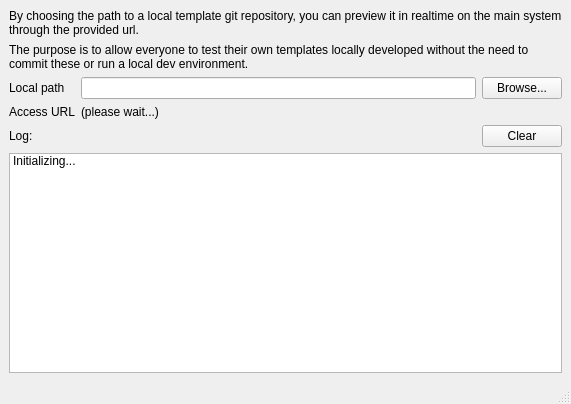
<?xml version="1.0" encoding="UTF-8"?>
<ui version="4.0">
 <class>MainWindow</class>
 <widget class="QMainWindow" name="MainWindow">
  <property name="geometry">
   <rect>
    <x>0</x>
    <y>0</y>
    <width>571</width>
    <height>404</height>
   </rect>
  </property>
  <property name="windowTitle">
   <string>TplPreview</string>
  </property>
  <widget class="QWidget" name="centralwidget">
   <layout class="QVBoxLayout" name="verticalLayout">
    <item>
     <widget class="QLabel" name="label_4">
      <property name="text">
       <string>By choosing the path to a local template git repository, you can preview it in realtime on the main system through the provided url.</string>
      </property>
      <property name="wordWrap">
       <bool>true</bool>
      </property>
     </widget>
    </item>
    <item>
     <widget class="QLabel" name="label_5">
      <property name="text">
       <string>The purpose is to allow everyone to test their own templates locally developed without the need to commit these or run a local dev environment.</string>
      </property>
      <property name="scaledContents">
       <bool>false</bool>
      </property>
      <property name="wordWrap">
       <bool>true</bool>
      </property>
     </widget>
    </item>
    <item>
     <layout class="QFormLayout" name="formLayout">
      <item row="0" column="0">
       <widget class="QLabel" name="label">
        <property name="text">
         <string>Local path</string>
        </property>
       </widget>
      </item>
      <item row="1" column="0">
       <widget class="QLabel" name="label_2">
        <property name="text">
         <string>Access URL</string>
        </property>
       </widget>
      </item>
      <item row="0" column="1">
       <layout class="QHBoxLayout" name="horizontalLayout">
        <item>
         <widget class="QLineEdit" name="base_path"/>
        </item>
        <item>
         <widget class="QPushButton" name="btn_browse">
          <property name="text">
           <string>Browse...</string>
          </property>
         </widget>
        </item>
       </layout>
      </item>
      <item row="1" column="1">
       <widget class="QLabel" name="label_url">
        <property name="text">
         <string>(please wait...)</string>
        </property>
        <property name="textInteractionFlags">
         <set>Qt::TextBrowserInteraction</set>
        </property>
       </widget>
      </item>
     </layout>
    </item>
    <item>
     <layout class="QHBoxLayout" name="horizontalLayout_2">
      <item>
       <widget class="QLabel" name="label_6">
        <property name="text">
         <string>Log:</string>
        </property>
       </widget>
      </item>
      <item>
       <spacer name="horizontalSpacer">
        <property name="orientation">
         <enum>Qt::Horizontal</enum>
        </property>
        <property name="sizeHint" stdset="0">
         <size>
          <width>40</width>
          <height>20</height>
         </size>
        </property>
       </spacer>
      </item>
      <item>
       <widget class="QPushButton" name="pushButton">
        <property name="text">
         <string>Clear</string>
        </property>
       </widget>
      </item>
     </layout>
    </item>
    <item>
     <widget class="QListWidget" name="list_log">
      <item>
       <property name="text">
        <string>Initializing...</string>
       </property>
      </item>
     </widget>
    </item>
   </layout>
  </widget>
  <widget class="QMenuBar" name="menubar">
   <property name="geometry">
    <rect>
     <x>0</x>
     <y>0</y>
     <width>571</width>
     <height>23</height>
    </rect>
   </property>
  </widget>
  <widget class="QStatusBar" name="statusbar"/>
 </widget>
 <resources/>
 <connections>
  <connection>
   <sender>pushButton</sender>
   <signal>clicked()</signal>
   <receiver>list_log</receiver>
   <slot>clear()</slot>
   <hints>
    <hint type="sourcelabel">
     <x>514</x>
     <y>176</y>
    </hint>
    <hint type="destinationlabel">
     <x>457</x>
     <y>247</y>
    </hint>
   </hints>
  </connection>
 </connections>
</ui>
